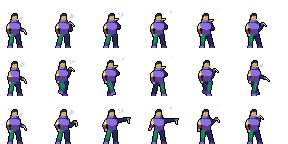
#> input picture assets/av/c1.png, 288 x 144 px, given in place of marauder.png, which was not available
$ python make_adventurer.py
#> lines starting #> are read from the running program, lines starting #| are printed output that depends on the picture
"""The Adventurer's sprite sheet (3.10.3), redrawn in the same art family as the starter walkers.

Usage: python3 -I tools/make_adventurer.py [<app_dir>]
Reads  assets/av/marauder.png (128 px frames: idle 6, walk 7, run 8, attack 5, hurt 2; same artist as the starters)
Writes assets/av/adventurer.png, and the adventurer entry in js/assets.js (frames, boxes and hand points)
(re-run from the original Marauder sheet: it never reads the Adventurer's own png)

The old Adventurer was a 40 px chibi sprite, frozen mid-run in every row (no real idle). This one stands and
breathes like Scavenger, Wandering Mage and Healer, with their outlines, proportions and animations:
  a fantasy scout: forest-green coat (the "o" dye group in js/02-data.js), the hood down on his shoulders and a long
  cape in the same colors (both the "t" group), swaying as he walks · a gunmetal helmet with a black visor and orange
  accents (after a sci-fi helmet reference) · a chestnut beard · laced leather jerkin · belt with a brass buckle · leather leggings and boots ·
  a steel sword with a gold crossguard in place of the club, and pale blade flashes on the swing.
"""
import sys, os, json, re, math
from PIL import Image

APP = sys.argv[1] if len(sys.argv) > 1 else os.path.dirname(os.path.dirname(os.path.abspath(__file__)))
SRC = os.path.join(APP, 'assets', 'av', 'marauder.png')
OUT = os.path.join(APP, 'assets', 'av', 'adventurer.png')
FS = 128

H = lambda h: tuple(int(h[i:i + 2], 16) for i in (1, 3, 5))
OUTLINE, COAT_D, COAT_L = H('#060608'), H('#141013'), H('#322b28')
PANTS_D, PANTS_L = H('#242234'), H('#403353')
TAN_L, TAN_D, CLUB_D = H('#dba463'), H('#bb7547'), H('#71413b')
SHIRT_L, SHIRT_D = H('#73172d'), H('#3b1725')
COAT = {COAT_D, COAT_L}
PUFF_HOOD = False

NEW = {
    'coat': {COAT_D: H('#2f4526'), COAT_L: H('#4e6b35')},     # forest-green scout's cloak-coat ("o" dye group)
    'hair': {COAT_D: H('#e9b5a3'), COAT_L: H('#e9b5a3')},     # bald: the scalp is skin (skin tones recolour it)
    'beard': {COAT_D: H('#5a3218'), COAT_L: H('#8a5428')},    # chestnut beard
    'boot': {COAT_D: H('#2e1d14'), COAT_L: H('#4d3222')},     # soft leather boots
    'pants': {PANTS_D: H('#4a3424'), PANTS_L: H('#6b4c33')},  # leather leggings
    'shirt': {SHIRT_L: H('#8a5a34'), SHIRT_D: H('#5e3b22')},  # laced leather jerkin
    'scarf': {TAN_L: H('#7d9a4c'), TAN_D: H('#4f6a2f')},      # the hood, folded on the shoulders (the old collar; "t" dye group)
    'belt': H('#2a1a10'), 'buckle': H('#d6a843'),             # belt and brass buckle
    'cape': (H('#4f6a2f'), H('#7d9a4c')),                     # the cape: the hood collar's own two colors ("t" dye group), so they change together
    'helm': {'g0': H('#23262c'), 'g1': H('#3c4049'), 'g2': H('#5d6470'), 'v': H('#15171b'), 'vl': H('#6d7480'),
             'o': H('#f08a1e'), 'ol': H('#ffb04a')},           # the helmet: gunmetal plates, black visor, orange accents
    'blade': {TAN_L: H('#d5ddee'), TAN_D: H('#a9b3c9'), CLUB_D: H('#7c879f')},   # steel sword
    'flash': H('#dfe9ff'),
    'grip': H('#3a2418'), 'guard': H('#d6a843'),             # the sword's hilt                                     # the swing's streaks
}

def comps(px, w, h, inside, eight=False):
    """connected pieces of the pixels where inside(x, y)"""
    seen, out = set(), []
    nb = [(1, 0), (-1, 0), (0, 1), (0, -1)] + ([(1, 1), (1, -1), (-1, 1), (-1, -1)] if eight else [])
    for y in range(h):
        for x in range(w):
            if (x, y) in seen or not inside(x, y): continue
            st, c = [(x, y)], []; seen.add((x, y))
            while st:
                a, b = st.pop(); c.append((a, b))
                for dx, dy in nb:
                    n = (a + dx, b + dy)
                    if 0 <= n[0] < w and 0 <= n[1] < h and n not in seen and inside(*n): seen.add(n); st.append(n)
            out.append(c)
    return out

def head_template(sheet):
    """the head (hair, face, outline) from the first idle frame: found again in every frame to tell hair from coat"""
    f = sheet.crop((0, 0, FS, FS)).load()
    return {(x - 57, y - 63): f[x, y][:3] for y in range(63, 74) for x in range(57, 68) if f[x, y][3]}

def find_head(f, tpl):
    best, at = 0, None
    for oy in range(30, 110):
        for ox in range(10, 110):
            n = 0
            for (dx, dy), c in tpl.items():
                p = f[ox + dx, oy + dy]
                if p[3] and p[:3] == c: n += 1
            if n > best: best, at = n, (ox, oy)
    return at, best / len(tpl)

def frame(img, tpl, row=0, ci=0, n=1):
    f = img.load(); w = h = FS
    col = lambda x, y: f[x, y][:3] if f[x, y][3] else None
    out = img.copy(); o = out.load()
    put = lambda x, y, c: o.__setitem__((x, y), c + (f[x, y][3],))
    # 1. the club (every tan piece with the club's dark shade) becomes a steel sword; other tan pieces are the scarf
    tan = {TAN_L, TAN_D, CLUB_D}
    skin = {H('#e9b5a3'), H('#ba756a')}
    hands = [(x, y) for y in range(h) for x in range(w) if col(x, y) in skin]
    for c in comps(f, w, h, lambda x, y: col(x, y) in tan):
        part = 'blade' if any(col(x, y) == CLUB_D for x, y in c) or len(c) > 40 else 'scarf'
        for x, y in c: put(x, y, NEW[part].get(col(x, y), NEW['blade'][CLUB_D]))
        if part == 'blade' and hands:   # a hilt where the hand holds it: dark grip, then a gold crossguard
            d = {(x, y): min(max(abs(x - a), abs(y - b)) for a, b in hands) for x, y in c}
            for (x, y), k in d.items():
                if k <= 2: put(x, y, NEW['grip'])
                elif k <= 4: put(x, y, NEW['guard'])
    # 2. loose outline strokes (the swing lines, not touching the body) become pale blade flashes
    for c in comps(f, w, h, lambda x, y: f[x, y][3] > 0, eight=True):
        if all(col(x, y) == OUTLINE for x, y in c) and len(c) < 200:
            for x, y in c: put(x, y, NEW['flash'])
    # 3. the coat's colors: hair (inside the found head), boots (pieces below the shirt) or the leather coat
    # the head as drawn, or mirrored (the hurt frames look back over the shoulder)
    mirror = {(10 - dx, dy): c for (dx, dy), c in tpl.items()}
    (at, score), use = max(((find_head(f, t), t) for t in (tpl, mirror)), key=lambda r: r[0][1])
    hair, beard, rim = set(), set(), []
    if at and score > 0.6:
        hair = {(at[0] + dx, at[1] + dy) for (dx, dy), c in use.items() if c in COAT and dy < 7}     # the hood (top of the head)
        beard = {(at[0] + dx, at[1] + dy) for (dx, dy), c in use.items() if c in COAT and dy >= 7}   # the jaw: a chestnut beard
        back = 1 if use is tpl else -1     # which way the back of the head is
        rim = [(at[0] + dx, at[1] + dy, back) for (dx, dy), c in use.items() if c == OUTLINE and dy < 7]
        hair |= beard
    shirt_y = [y for y in range(h) for x in range(w) if col(x, y) in (SHIRT_L, SHIRT_D)]
    pants_y = [y for y in range(h) for x in range(w) if col(x, y) in (PANTS_L, PANTS_D)]
    low = max(pants_y) - 10 if pants_y else (max(shirt_y) + 12 if shirt_y else 112)
    for c in comps(f, w, h, lambda x, y: col(x, y) in COAT and (x, y) not in hair):
        part = 'boot' if min(y for _, y in c) >= low else 'coat'
        for x, y in c: put(x, y, NEW[part][col(x, y)])
    for x, y in hair:
        if col(x, y) in COAT: put(x, y, (NEW['beard'] if (x, y) in beard else NEW['hair'])[col(x, y)])
    if at and score > 0.6:   # bald: the scalp's back edge in shadow, so the head stays round
        bk = 1 if use is tpl else -1
        for x, y in hair - beard:
            if 0 <= x - bk < w and o[x - bk, y][:3] == OUTLINE and o[x, y][:3] == NEW['hair'][COAT_L]: o[x, y] = H('#ba756a') + (255,)
    # stubble the head match missed (a dark pixel between skin pixels) is beard, not coat
    skin_c = {H('#e9b5a3'), H('#ba756a')}
    inv = {v: k for k, v in NEW['coat'].items()}
    for y in range(1, h - 1):
        for x in range(1, w - 1):
            c = o[x, y][:3]
            inhead = at and score > 0.6 and (x - at[0], y - at[1]) in use
            if o[x, y][3] and c in inv and (inhead or sum(col(x + dx, y + dy) in skin_c for dx, dy in ((1, 0), (-1, 0), (0, 1), (0, -1))) >= 2):
                put(x, y, (NEW['hair'] if inhead and y - at[1] < 7 else NEW['beard'])[inv[c]])
    # (a hood up over the head was tried and read as green hair at this size: hair stays chestnut)
    for x, y, back in rim if PUFF_HOOD else []:
        for nx, ny in ((x, y - 1), (x - back, y)):
            if 0 <= nx < w and 0 <= ny < h and not o[nx, ny][3] and (ny < y or (x - back == nx and y < max(r[1] for r in rim) - 1)):
                o[x, y] = NEW['hair'][COAT_D] + (255,); o[nx, ny] = OUTLINE + (255,)
    # 4. leggings and jerkin
    for y in range(h):
        for x in range(w):
            c = col(x, y)
            if c in NEW['pants']: put(x, y, NEW['pants'][c])
            elif c in NEW['shirt']: put(x, y, NEW['shirt'][c])
    # 5. a belt along the top of the leggings (the waist, not a raised thigh), with a brass buckle under the jerkin
    pants = [(x, y) for y in range(h) for x in range(w) if col(x, y) in (PANTS_D, PANTS_L)]
    if pants:
        waist = min(y for _, y in pants)
        tops = {}
        for x, y in pants:
            if x not in tops or y < tops[x]: tops[x] = y
        belt = [(x, y) for x, y in tops.items() if y <= waist + 1]
        for x, y in belt: put(x, y, NEW['belt'])
        sx = [x for y in range(h) for x in range(w) if col(x, y) in (SHIRT_L, SHIRT_D)]
        if belt and sx:
            mid = sum(sx) / len(sx); bx, by = min(belt, key=lambda p: abs(p[0] - mid))
            for x in (bx, bx + 1):
                if (x, by) in dict.fromkeys(belt) or col(x, by) in (PANTS_D, PANTS_L): put(x, by, NEW['buckle'])
    # 6. a cape from the shoulders to below the knees, behind the body (only where nothing else is drawn), with folds,
    #    swaying when he walks and streaming back when he runs
    if at and score > 0.6:
        y0, coat_c = at[1] + 13, set(NEW['coat'].values())
        back = [x for y in range(y0, y0 + 5) for x in range(w) if o[x, y][3] and o[x, y][:3] in coat_c]
        if back:
            x0, yb, ph = min(back), min(h - 3, y0 + 36), 2 * math.pi * ci / max(1, n)
            for y in range(y0, yb + 1):
                t = (y - y0) / (yb - y0)
                sway = 1.6 * math.sin(ph + t * 3) + 3 * t if row in (1, 2) else 0.7 * math.sin(ph + t * 2) if row == 0 else 0
                if row == 2: sway += 3 * t     # running: the cape streams out behind
                outer, inner = x0 - round(2 + 6 * t + sway), x0 + 7
                for x in range(max(0, outer), inner + 1):
                    if o[x, y][3]: continue
                    hem = y == yb or (y == yb - 1 and (x - outer) % 3 == 0)   # a ragged hem
                    edge = x == outer or (x == inner and x + 1 < w and not o[x + 1, y][3])
                    o[x, y] = (OUTLINE if edge or hem else NEW['cape'][1] if (x - outer) % 4 == 2 else NEW['cape'][0]) + (255,)
    # 7. the helmet (gunmetal plates, a black visor slab over the eyes, a round ear pod with an orange core, flat fins
    #    sweeping back, an orange canister on top, a cheek guard; the mouth stays bare), drawn in head coordinates
    #    (dx 0-10 from the back of the head to the face, dy 0-10 from the crown down), only over the head itself
    if at and score > 0.6:
        hc = NEW['helm']
        X = (lambda dx: at[0] + dx) if use is tpl else (lambda dx: at[0] + 10 - dx)
        head = {(X(dx), at[1] + dy) for dx, dy in tpl}
        helm = {}
        def hp(dx, dy, c): helm[(X(dx), at[1] + dy)] = hc[c]
        rows = {0: (2, 7), 1: (1, 8), 2: (0, 9), 3: (0, 9)}                       # the dome, over the crown and back
        for dy, (a0, a1) in rows.items():
            for dx in range(a0, a1 + 1): hp(dx, dy, 'g2' if dy == 0 else 'g0' if dx <= a0 + 1 else 'g1')
        for dx in range(3, 7): hp(dx, -1, 'g1')                                  # a raised plate on the crown
        hp(5, -2, 'ol'); hp(6, -2, 'o'); hp(5, -3, 'g0'); hp(6, -3, 'g0')        # the orange canister on top
        for dx in range(-3, 1): hp(dx, 1, 'g1')                                  # flat fins sweeping back
        for dx in range(-2, 1): hp(dx, 2, 'o')
        for dx in range(0, 11):                                                  # the visor: a black slab over the eyes,
            for dy in (4, 5, 6):                                                 # jutting past the face
                if dx >= 3 or dy == 4: hp(dx, dy, 'v')
        for dx in range(6, 10): hp(dx, 4, 'vl')                                  # a thin reflection along its top
        hp(10, 5, 'o')                                                           # an orange light at its tip
        for dx, dy in ((0, 5), (1, 5), (2, 5), (0, 6), (2, 6), (0, 7), (1, 7), (2, 7)): hp(dx, dy, 'g0')   # the ear pod
        hp(1, 6, 'o'); hp(1, 5, 'ol')
        for dy in (7, 8, 9): hp(3, dy, 'g1')                                     # a slim guard down the jaw
        for (x, y), c in helm.items():
            if 0 <= x < w and 0 <= y < h and ((x, y) in head or not o[x, y][3]): o[x, y] = c
        for (x, y) in list(helm):                                                # its outline, where it meets the air
            for nx, ny in ((x + 1, y), (x - 1, y), (x, y + 1), (x, y - 1)):
                if 0 <= nx < w and 0 <= ny < h and not o[nx, ny][3] and (nx, ny) not in helm: o[nx, ny] = OUTLINE + (255,)
    return out, score

def main():
    sheet = Image.open(SRC).convert('RGBA'); tpl = head_template(sheet)
#> in main, sheet is the input picture: PIL image 288x144 RGBA; mean R, G, B, A 14, 13.3, 19.5, 47.7
#> after `tpl = head_template(sheet)`: tpl = 102 items
    out = Image.new('RGBA', sheet.size, (0, 0, 0, 0)); scores = []
#> after `out = Image.new('RGBA', sheet.size, (0, 0, 0, 0))`: out: PIL image 288x144 RGBA; every value is 0
    for r in range(sheet.height // FS):
        for c in range(sheet.width // FS):
            fr = sheet.crop((c * FS, r * FS, c * FS + FS, r * FS + FS))
            if not fr.getbbox(): continue
            nf, s = frame(fr, tpl, r, c, sum(1 for k in range(sheet.width // FS) if sheet.crop((k * FS, r * FS, k * FS + FS, r * FS + FS)).getbbox())); out.paste(nf, (c * FS, r * FS)); scores.append(round(s, 2))
            if s <= 0.6: print('  head not matched: row', r, 'frame', c, round(s, 2))
#> this loop made 1 pass
#> pass 1, in frame, `out = img.copy()`:
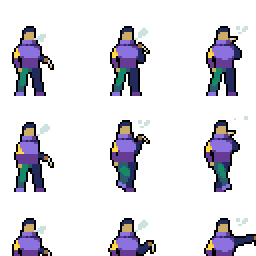
#> out: PIL image 128x128 RGBA (shown 2 times larger); mean R, G, B, A 16.6, 15.3, 22.2, 51.6; transparent parts drawn white
#> pass 1, in frame (call 2), `out = img.copy()`:
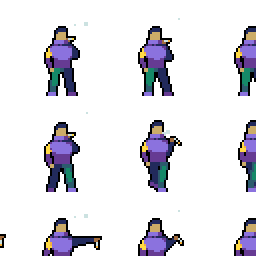
#> out: PIL image 128x128 RGBA (shown 2 times larger); mean R, G, B, A 14.3, 12.9, 19.1, 44.9; transparent parts drawn white
#> after the loop:
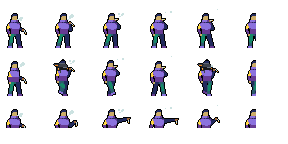
#> out: PIL image 288x144 RGBA; mean R, G, B, A 12.1, 11.1, 16.2, 38.5; transparent parts drawn white
#> after the loop, scores = [1, 0.89]
    out.save(OUT, optimize=True)
    # the sheet's frames, boxes and hand points are the Marauder's
#> (the run stopped early here; a loop or call above may not have finished)
